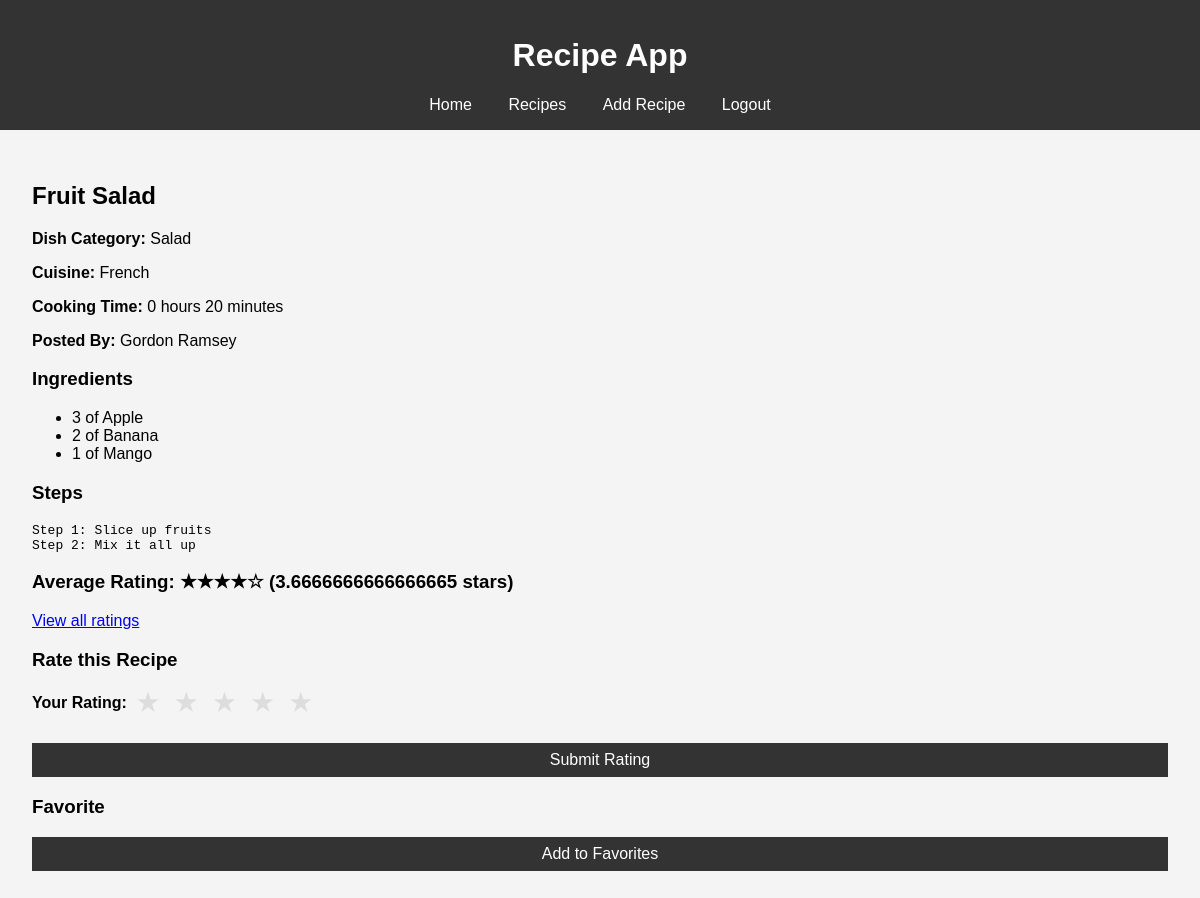
/user/shouting_man/recipe/1, run on the app's committed database.
### models.py (models this page shows, shortened)
class Recipe(db.Model):
    id = db.Column(db.Integer, primary_key=True)
    name = db.Column(db.String(100), nullable=False)
    dish_category = db.Column(db.String(50), nullable=False)
    cuisine = db.Column(db.String(50), nullable=False)
    cooking_time = db.Column(db.Integer, nullable=False)  # cooking time in minutes
    recipe_steps = db.Column(db.Text, nullable=False)
    user_id = db.Column(db.String(80), db.ForeignKey('user.username'), nullable=False)
    ingredients = db.relationship('RecipeIngredient', backref='recipe', lazy=True)
    favourites = db.relationship('Favourite', backref='recipe', lazy=True)
    ratings = db.relationship('Rating', backref='recipe', lazy=True)

class User(db.Model):
    username = db.Column(db.String(80), primary_key=True, nullable=False)
    name = db.Column(db.String(120), nullable=False)
    password = db.Column(db.String(128), nullable=False)
    recipes = db.relationship('Recipe', backref='poster', lazy=True)
    favourites = db.relationship('Favourite', backref='user', lazy=True)
    ratings = db.relationship('Rating', backref='user', lazy=True)

class RecipeIngredient(db.Model):
    recipe_id = db.Column(db.Integer, db.ForeignKey('recipe.id'), primary_key=True, nullable=False)
    ingredient_name = db.Column(db.String(100), db.ForeignKey('ingredient.name'), primary_key=True, nullable=False)
    amount = db.Column(db.String(50), nullable=False)  # e.g., "2 cups", "3 tbsp"

class Ingredient(db.Model):
    name = db.Column(db.String(100), primary_key=True, nullable=False)
    recipes = db.relationship('RecipeIngredient', backref='ingredient', lazy=True)

### app.py (the view)
@app.route('/user/<string:user_id>/recipe/<int:recipe_id>')
def recipe(user_id, recipe_id):
    user = User.query.get_or_404(user_id)
    recipe = Recipe.query.get_or_404(recipe_id)
    ratings = Rating.query.filter_by(recipe_id=recipe_id).all()
    if ratings:
        average_rating = sum(r.rating for r in ratings) / len(ratings)
        average_rating_stars = ''.join(['&#9733;' if i < round(average_rating) else '&#9734;' for i in range(5)])
    else:
        average_rating = 0
        average_rating_stars = '&#9734;&#9734;&#9734;&#9734;&#9734;'
    return render_template('recipe.html', recipe=recipe, average_rating=average_rating, average_rating_stars=average_rating_stars)

### app.py (called while the page is built)
def export_db():
    data = {
        'users': [user.__dict__ for user in User.query.all()],
        'recipes': [recipe.__dict__ for recipe in Recipe.query.all()],
        'ingredients': [ingredient.__dict__ for ingredient in Ingredient.query.all()],
        'recipe_ingredients': [ri.__dict__ for ri in RecipeIngredient.query.all()],
        'favourites': [f.__dict__ for f in Favourite.query.all()],
        'ratings': [r.__dict__ for r in Rating.query.all()]
    }
    for table in data.values():
        for entry in table:
            entry.pop('_sa_instance_state', None)
    with open('db_export.json', 'w') as f:
        json.dump(data, f)

@app.teardown_appcontext
def shutdown_session(exception=None):
    export_db()

### templates/recipe.html (shortened to what this page needs)
{% extends 'user_base.html' %}
{% block content %}
    <h2>{{ recipe.name }}</h2>
    <p><strong>Dish Category:</strong> {{ recipe.dish_category }}</p>
    <p><strong>Cuisine:</strong> {{ recipe.cuisine }}</p>
    <p><strong>Cooking Time:</strong> {{ recipe.cooking_time // 60 }} hours {{ recipe.cooking_time % 60 }} minutes</p>
    <p><strong>Posted By:</strong> {{ recipe.poster.name }}</p>
    <h3>Ingredients</h3>
    <ul>
        {% for ingredient in recipe.ingredients %}
            <li>{{ ingredient.amount }} of {{ ingredient.ingredient.name }}</li>
        {% endfor %}
    </ul>
    <h3>Steps</h3>
    <pre>{{ recipe.recipe_steps }}</pre>
    <h3>Average Rating: <span class="rating-display">{{ average_rating_stars|safe }}</span> ({{ average_rating }} stars)</h3>
    <a href="{{ url_for('view_ratings', recipe_id=recipe.id, user_id=session.username) }}">View all ratings</a>
    <h3>Rate this Recipe</h3>
    <form action="{{ url_for('rate_recipe', recipe_id=recipe.id, user_id = session.username) }}" method="post">
        <div class="form-group">
            <label>Your Rating:</label>
            <div class="rating">
                <input type="radio" name="rating" id="star5" value="5"><label for="star5">&#9733;</label>
                <input type="radio" name="rating" id="star4" value="4"><label for="star4">&#9733;</label>
                <input type="radio" name="rating" id="star3" value="3"><label for="star3">&#9733;</label>
                <input type="radio" name="rating" id="star2" value="2"><label for="star2">&#9733;</label>
                <input type="radio" name="rating" id="star1" value="1"><label for="star1">&#9733;</label>
            </div>
        </div>
        <button type="submit">Submit Rating</button>
    </form>
    <h3>Favorite</h3>
    <form action="{{ url_for('add_to_favorites', recipe_id=recipe.id, user_id=session.username) }}" method="post">
        <button type="submit">Add to Favorites</button>
    </form>
{% endblock %}

### static/styles.css (style rules this page uses)
body { font-family: Arial, sans-serif; margin: 0; padding: 0; background-color: #f4f4f4; }
form { display: flex; flex-direction: column; gap: 1rem; }
form label { font-weight: bold; }
form input, form textarea, form select, form button { padding: 0.5rem; font-size: 1rem; }
form button { background-color: #333; color: #fff; border: none; cursor: pointer; }
.rating { display: inline-block; direction: rtl; font-size: 24px; }
.rating label { color: #ddd; cursor: pointer; }
.form-group { display: flex; align-items: center; margin-bottom: 10px; }
.form-group label { margin-right: 10px; }

### data on the page
Recipe: name "Fruit Salad", dish_category "Salad", cuisine "French", cooking_time "0", recipe.cooking_time%60 "20", recipe_steps "Step 1: Slice up fruits Step 2: Mix it all up"
User: poster.name "Gordon Ramsey"
RecipeIngredient: amount "3", ingredient.name "Apple"
RecipeIngredient: amount "2", ingredient.name "Banana"
RecipeIngredient: amount "1", ingredient.name "Mango"

### other printed values
{{ average_rating_stars|safe }} "★★★★☆"
{{ average_rating }} "3.6666666666666665"
